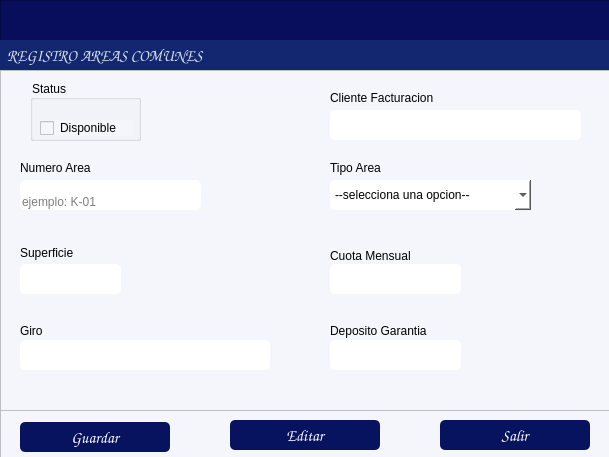
<?xml version="1.0" encoding="UTF-8"?>
<ui version="4.0">
 <class>formClientes</class>
 <widget class="QDialog" name="formClientes">
  <property name="windowModality">
   <enum>Qt::WindowModality::ApplicationModal</enum>
  </property>
  <property name="geometry">
   <rect>
    <x>0</x>
    <y>0</y>
    <width>609</width>
    <height>457</height>
   </rect>
  </property>
  <property name="windowTitle">
   <string/>
  </property>
  <property name="styleSheet">
   <string notr="true">background-color: rgb(245, 245, 252);</string>
  </property>
  <widget class="QFrame" name="frame">
   <property name="geometry">
    <rect>
     <x>0</x>
     <y>0</y>
     <width>681</width>
     <height>71</height>
    </rect>
   </property>
   <property name="maximumSize">
    <size>
     <width>16777215</width>
     <height>16777215</height>
    </size>
   </property>
   <property name="styleSheet">
    <string notr="true">background-color: rgb(8, 14, 91);</string>
   </property>
   <property name="frameShape">
    <enum>QFrame::Shape::StyledPanel</enum>
   </property>
   <property name="frameShadow">
    <enum>QFrame::Shadow::Raised</enum>
   </property>
   <widget class="QLabel" name="label_6">
    <property name="geometry">
     <rect>
      <x>0</x>
      <y>40</y>
      <width>832</width>
      <height>31</height>
     </rect>
    </property>
    <property name="font">
     <font>
      <family>Comic Sans MS</family>
      <pointsize>12</pointsize>
      <bold>true</bold>
     </font>
    </property>
    <property name="styleSheet">
     <string notr="true">color: rgb(255, 255, 255);
background-color: rgb(19, 39, 113);
color: rgb(255, 78, 2);
color: rgb(216, 224, 236);</string>
    </property>
    <property name="text">
     <string>  REGISTRO AREAS COMUNES</string>
    </property>
    <property name="alignment">
     <set>Qt::AlignmentFlag::AlignLeading|Qt::AlignmentFlag::AlignLeft|Qt::AlignmentFlag::AlignVCenter</set>
    </property>
   </widget>
  </widget>
  <widget class="QFrame" name="frame_2">
   <property name="geometry">
    <rect>
     <x>0</x>
     <y>70</y>
     <width>681</width>
     <height>341</height>
    </rect>
   </property>
   <property name="maximumSize">
    <size>
     <width>16777215</width>
     <height>500</height>
    </size>
   </property>
   <property name="styleSheet">
    <string notr="true">background-color: rgb(255, 255, 255);
background-color: rgb(245, 245, 252);</string>
   </property>
   <property name="frameShape">
    <enum>QFrame::Shape::StyledPanel</enum>
   </property>
   <property name="frameShadow">
    <enum>QFrame::Shadow::Raised</enum>
   </property>
   <widget class="QLineEdit" name="txtArea">
    <property name="geometry">
     <rect>
      <x>20</x>
      <y>110</y>
      <width>181</width>
      <height>30</height>
     </rect>
    </property>
    <property name="styleSheet">
     <string notr="true">background-color: rgb(255, 255, 255);
border-radius:5px;</string>
    </property>
    <property name="text">
     <string/>
    </property>
    <property name="echoMode">
     <enum>QLineEdit::EchoMode::Normal</enum>
    </property>
    <property name="alignment">
     <set>Qt::AlignmentFlag::AlignBottom|Qt::AlignmentFlag::AlignLeading|Qt::AlignmentFlag::AlignLeft</set>
    </property>
    <property name="placeholderText">
     <string>ejemplo: K-01</string>
    </property>
   </widget>
   <widget class="QLabel" name="label_4">
    <property name="geometry">
     <rect>
      <x>20</x>
      <y>250</y>
      <width>49</width>
      <height>21</height>
     </rect>
    </property>
    <property name="text">
     <string>Giro</string>
    </property>
   </widget>
   <widget class="QLabel" name="label_3">
    <property name="geometry">
     <rect>
      <x>330</x>
      <y>250</y>
      <width>111</width>
      <height>21</height>
     </rect>
    </property>
    <property name="text">
     <string>Deposito Garantia</string>
    </property>
   </widget>
   <widget class="QGroupBox" name="groupBoxStatus">
    <property name="geometry">
     <rect>
      <x>30</x>
      <y>10</y>
      <width>111</width>
      <height>61</height>
     </rect>
    </property>
    <property name="styleSheet">
     <string notr="true"/>
    </property>
    <property name="title">
     <string>Status</string>
    </property>
    <widget class="QCheckBox" name="checkBoxStatus">
     <property name="geometry">
      <rect>
       <x>10</x>
       <y>40</y>
       <width>93</width>
       <height>16</height>
      </rect>
     </property>
     <property name="styleSheet">
      <string notr="true">border-color: rgb(0, 0, 0);</string>
     </property>
     <property name="text">
      <string>Disponible</string>
     </property>
    </widget>
   </widget>
   <widget class="QLabel" name="label_5">
    <property name="geometry">
     <rect>
      <x>330</x>
      <y>175</y>
      <width>91</width>
      <height>21</height>
     </rect>
    </property>
    <property name="text">
     <string>Cuota Mensual</string>
    </property>
   </widget>
   <widget class="QLabel" name="label_7">
    <property name="geometry">
     <rect>
      <x>330</x>
      <y>20</y>
      <width>111</width>
      <height>16</height>
     </rect>
    </property>
    <property name="text">
     <string>Cliente Facturacion</string>
    </property>
   </widget>
   <widget class="QLabel" name="label_9">
    <property name="geometry">
     <rect>
      <x>330</x>
      <y>90</y>
      <width>111</width>
      <height>16</height>
     </rect>
    </property>
    <property name="text">
     <string>Tipo Area</string>
    </property>
   </widget>
   <widget class="QLineEdit" name="txtSuperficie">
    <property name="geometry">
     <rect>
      <x>20</x>
      <y>194</y>
      <width>101</width>
      <height>30</height>
     </rect>
    </property>
    <property name="styleSheet">
     <string notr="true">background-color: rgb(255, 255, 255);
border-radius:5px;
</string>
    </property>
    <property name="alignment">
     <set>Qt::AlignmentFlag::AlignBottom|Qt::AlignmentFlag::AlignLeading|Qt::AlignmentFlag::AlignLeft</set>
    </property>
   </widget>
   <widget class="QLineEdit" name="txtCuota">
    <property name="geometry">
     <rect>
      <x>330</x>
      <y>194</y>
      <width>131</width>
      <height>30</height>
     </rect>
    </property>
    <property name="styleSheet">
     <string notr="true">background-color: rgb(255, 255, 255);
border-radius:5px;</string>
    </property>
    <property name="alignment">
     <set>Qt::AlignmentFlag::AlignBottom|Qt::AlignmentFlag::AlignLeading|Qt::AlignmentFlag::AlignLeft</set>
    </property>
   </widget>
   <widget class="QLineEdit" name="txtCliente">
    <property name="geometry">
     <rect>
      <x>330</x>
      <y>40</y>
      <width>251</width>
      <height>30</height>
     </rect>
    </property>
    <property name="styleSheet">
     <string notr="true">background-color: rgb(255, 255, 255);
border-radius:5px;</string>
    </property>
    <property name="alignment">
     <set>Qt::AlignmentFlag::AlignBottom|Qt::AlignmentFlag::AlignLeading|Qt::AlignmentFlag::AlignLeft</set>
    </property>
   </widget>
   <widget class="QLineEdit" name="txtGiro">
    <property name="geometry">
     <rect>
      <x>20</x>
      <y>270</y>
      <width>250</width>
      <height>30</height>
     </rect>
    </property>
    <property name="styleSheet">
     <string notr="true">background-color: rgb(255, 255, 255);
border-radius:5px;</string>
    </property>
    <property name="alignment">
     <set>Qt::AlignmentFlag::AlignBottom|Qt::AlignmentFlag::AlignLeading|Qt::AlignmentFlag::AlignLeft</set>
    </property>
   </widget>
   <widget class="QLabel" name="label_10">
    <property name="geometry">
     <rect>
      <x>20</x>
      <y>90</y>
      <width>81</width>
      <height>16</height>
     </rect>
    </property>
    <property name="text">
     <string>Numero Area</string>
    </property>
   </widget>
   <widget class="QLabel" name="label_11">
    <property name="geometry">
     <rect>
      <x>20</x>
      <y>175</y>
      <width>61</width>
      <height>16</height>
     </rect>
    </property>
    <property name="text">
     <string>Superficie</string>
    </property>
   </widget>
   <widget class="QComboBox" name="cmbTipoArea">
    <property name="geometry">
     <rect>
      <x>330</x>
      <y>110</y>
      <width>201</width>
      <height>30</height>
     </rect>
    </property>
    <property name="styleSheet">
     <string notr="true">background-color: rgb(255, 255, 255);
border-radius:5px;</string>
    </property>
    <item>
     <property name="text">
      <string>--selecciona una opcion--</string>
     </property>
    </item>
    <item>
     <property name="text">
      <string>Modulo</string>
     </property>
    </item>
    <item>
     <property name="text">
      <string>Kiosko</string>
     </property>
    </item>
    <item>
     <property name="text">
      <string>Stand</string>
     </property>
    </item>
    <item>
     <property name="text">
      <string>Isla</string>
     </property>
    </item>
    <item>
     <property name="text">
      <string>Superficie</string>
     </property>
    </item>
    <item>
     <property name="text">
      <string>Cajon</string>
     </property>
    </item>
    <item>
     <property name="text">
      <string>Estacionamiento</string>
     </property>
    </item>
    <item>
     <property name="text">
      <string>Baños</string>
     </property>
    </item>
    <item>
     <property name="text">
      <string>Otras areas</string>
     </property>
    </item>
   </widget>
   <widget class="QLineEdit" name="txtDG">
    <property name="geometry">
     <rect>
      <x>330</x>
      <y>270</y>
      <width>131</width>
      <height>30</height>
     </rect>
    </property>
    <property name="styleSheet">
     <string notr="true">background-color: rgb(255, 255, 255);
border-radius:5px;
</string>
    </property>
    <property name="alignment">
     <set>Qt::AlignmentFlag::AlignBottom|Qt::AlignmentFlag::AlignLeading|Qt::AlignmentFlag::AlignLeft</set>
    </property>
   </widget>
  </widget>
  <widget class="QFrame" name="frame_3">
   <property name="geometry">
    <rect>
     <x>0</x>
     <y>410</y>
     <width>654</width>
     <height>60</height>
    </rect>
   </property>
   <property name="maximumSize">
    <size>
     <width>16777215</width>
     <height>60</height>
    </size>
   </property>
   <property name="styleSheet">
    <string notr="true"/>
   </property>
   <property name="frameShape">
    <enum>QFrame::Shape::StyledPanel</enum>
   </property>
   <property name="frameShadow">
    <enum>QFrame::Shadow::Raised</enum>
   </property>
   <widget class="QPushButton" name="btnGuardar">
    <property name="geometry">
     <rect>
      <x>20</x>
      <y>12</y>
      <width>150</width>
      <height>30</height>
     </rect>
    </property>
    <property name="maximumSize">
     <size>
      <width>150</width>
      <height>100</height>
     </size>
    </property>
    <property name="font">
     <font>
      <family>Comic Sans MS</family>
      <pointsize>12</pointsize>
      <bold>false</bold>
     </font>
    </property>
    <property name="cursor">
     <cursorShape>PointingHandCursor</cursorShape>
    </property>
    <property name="layoutDirection">
     <enum>Qt::LayoutDirection::LeftToRight</enum>
    </property>
    <property name="styleSheet">
     <string notr="true">background-color: rgb(8, 19, 95);
color: rgb(255, 255, 255);
border-radius:5px;
</string>
    </property>
    <property name="text">
     <string>Guardar</string>
    </property>
    <property name="icon">
     <iconset>
      <normaloff>../iconos/guardar.png</normaloff>../iconos/guardar.png</iconset>
    </property>
    <property name="iconSize">
     <size>
      <width>30</width>
      <height>30</height>
     </size>
    </property>
    <property name="flat">
     <bool>true</bool>
    </property>
   </widget>
   <widget class="QPushButton" name="btnEditar">
    <property name="geometry">
     <rect>
      <x>230</x>
      <y>10</y>
      <width>150</width>
      <height>30</height>
     </rect>
    </property>
    <property name="maximumSize">
     <size>
      <width>150</width>
      <height>100</height>
     </size>
    </property>
    <property name="font">
     <font>
      <family>Comic Sans MS</family>
      <pointsize>12</pointsize>
      <bold>false</bold>
     </font>
    </property>
    <property name="cursor">
     <cursorShape>PointingHandCursor</cursorShape>
    </property>
    <property name="layoutDirection">
     <enum>Qt::LayoutDirection::LeftToRight</enum>
    </property>
    <property name="styleSheet">
     <string notr="true">background-color: rgb(8, 19, 95);
color: rgb(255, 255, 255);
border-radius:5px;
</string>
    </property>
    <property name="text">
     <string>Editar</string>
    </property>
    <property name="icon">
     <iconset>
      <normaloff>../iconos/Custom-Icon-Design-Pretty-Office-9-Edit-file.256.png</normaloff>../iconos/Custom-Icon-Design-Pretty-Office-9-Edit-file.256.png</iconset>
    </property>
    <property name="iconSize">
     <size>
      <width>25</width>
      <height>25</height>
     </size>
    </property>
    <property name="flat">
     <bool>true</bool>
    </property>
   </widget>
   <widget class="QPushButton" name="btnSalir">
    <property name="geometry">
     <rect>
      <x>440</x>
      <y>10</y>
      <width>150</width>
      <height>30</height>
     </rect>
    </property>
    <property name="maximumSize">
     <size>
      <width>150</width>
      <height>100</height>
     </size>
    </property>
    <property name="font">
     <font>
      <family>Comic Sans MS</family>
      <pointsize>12</pointsize>
      <bold>false</bold>
     </font>
    </property>
    <property name="cursor">
     <cursorShape>PointingHandCursor</cursorShape>
    </property>
    <property name="layoutDirection">
     <enum>Qt::LayoutDirection::LeftToRight</enum>
    </property>
    <property name="styleSheet">
     <string notr="true">background-color: rgb(8, 19, 95);
color: rgb(255, 255, 255);
border-radius:5px;
</string>
    </property>
    <property name="text">
     <string>Salir</string>
    </property>
    <property name="icon">
     <iconset>
      <normaloff>../iconos/salir.ico</normaloff>../iconos/salir.ico</iconset>
    </property>
    <property name="iconSize">
     <size>
      <width>25</width>
      <height>25</height>
     </size>
    </property>
    <property name="flat">
     <bool>true</bool>
    </property>
   </widget>
  </widget>
 </widget>
 <resources/>
 <connections/>
</ui>
